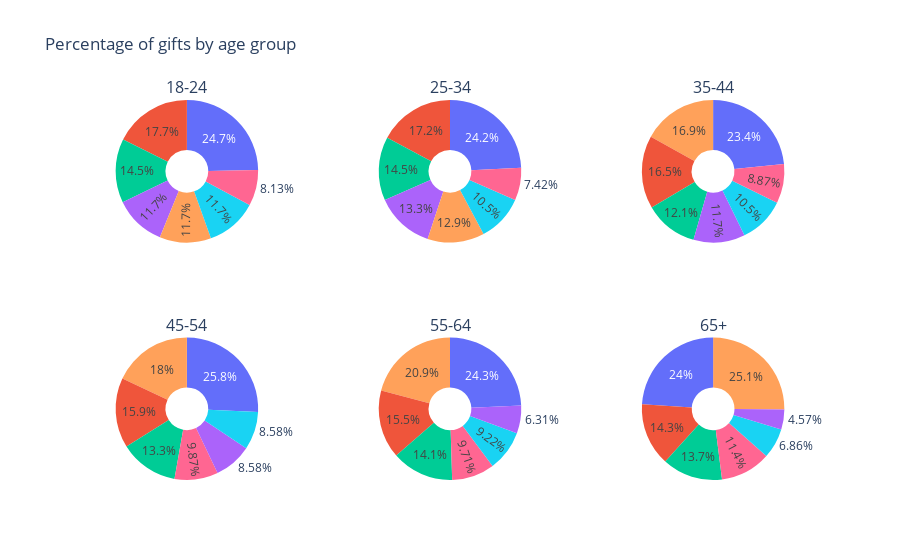

Notebook source saved alongside this figure:
### Markdown cell above
Hier wird analysiert, wie sich die Geschenkausgaben für verschiedene Altersgruppen verteilen. Die Pie-Charts zeigen den prozentualen Anteil der Ausgaben für jede Kategorie in verschiedenen Altersgruppen. Die Kenntnis der altersspezifischen Ausgabegewohnheiten kann Unternehmen dabei unterstützen, Produkte und Angebote zu entwickeln, die besser auf die Bedürfnisse und Vorlieben verschiedener Altersgruppen abgestimmt sind. Außerdem kann hierbei dann auf Verpackungsvorlieben und Design geachtet werden, sodass die richtige Zielgruppe angesprochen wird.

### Code cell
#pie chart

df = pd.read_csv('gifts_age.csv')
df = df.drop(columns=['SpendingCelebrating'])

fig = sp.make_subplots(rows=2, cols=3, subplot_titles=df['Age'].tolist(), specs=[[{'type': 'pie'}, {'type': 'pie'}, {'type': 'pie'}],
                                                                                   [{'type': 'pie'}, {'type': 'pie'}, {'type': 'pie'}]])

for i, age_group in enumerate(df['Age']):
    percentages = df[df['Age'] == age_group].squeeze()[1:]
    fig.add_trace(go.Pie(labels=percentages.index, values=percentages, hole=0.3, name=age_group),
                  row=(i // 3) + 1, col=(i % 3) + 1)

fig.update_layout(title_text='Percentage of gifts by age group', showlegend=False)

fig.show()

### Figure 1 — Plotly figure (JSON) as saved in the notebook; plotly's stock layout.template omitted (floating-point values rounded to 4 significant figures)
{"data": [{"domain": {"x": [0, 0.2889], "y": [0.625, 1]}, "hole": 0.3, "labels": ["Candy", "Flowers", "Jewelry", "GreetingCards", "EveningOut", "Clothing", "GiftCards"], "name": "18-24", "type": "pie", "values": [70, 50, 33, 33, 41, 33, 23]}, {"domain": {"x": [0.3556, 0.6444], "y": [0.625, 1]}, "hole": 0.3, "labels": ["Candy", "Flowers", "Jewelry", "GreetingCards", "EveningOut", "Clothing", "GiftCards"], "name": "25-34", "type": "pie", "values": [62, 44, 34, 33, 37, 27, 19]}, {"domain": {"x": [0.7111, 1], "y": [0.625, 1]}, "hole": 0.3, "labels": ["Candy", "Flowers", "Jewelry", "GreetingCards", "EveningOut", "Clothing", "GiftCards"], "name": "35-44", "type": "pie", "values": [58, 41, 29, 42, 30, 26, 22]}, {"domain": {"x": [0, 0.2889], "y": [0, 0.375]}, "hole": 0.3, "labels": ["Candy", "Flowers", "Jewelry", "GreetingCards", "EveningOut", "Clothing", "GiftCards"], "name": "45-54", "type": "pie", "values": [60, 37, 20, 42, 31, 20, 23]}, {"domain": {"x": [0.3556, 0.6444], "y": [0, 0.375]}, "hole": 0.3, "labels": ["Candy", "Flowers", "Jewelry", "GreetingCards", "EveningOut", "Clothing", "GiftCards"], "name": "55-64", "type": "pie", "values": [50, 32, 13, 43, 29, 19, 20]}, {"domain": {"x": [0.7111, 1], "y": [0, 0.375]}, "hole": 0.3, "labels": ["Candy", "Flowers", "Jewelry", "GreetingCards", "EveningOut", "Clothing", "GiftCards"], "name": "65+", "type": "pie", "values": [42, 25, 8, 44, 24, 12, 20]}], "layout": {"annotations": [{"font": {"size": 16}, "showarrow": false, "text": "18-24", "x": 0.1444, "xanchor": "center", "xref": "paper", "y": 1, "yanchor": "bottom", "yref": "paper"}, {"font": {"size": 16}, "showarrow": false, "text": "25-34", "x": 0.5, "xanchor": "center", "xref": "paper", "y": 1, "yanchor": "bottom", "yref": "paper"}, {"font": {"size": 16}, "showarrow": false, "text": "35-44", "x": 0.8556, "xanchor": "center", "xref": "paper", "y": 1, "yanchor": "bottom", "yref": "paper"}, {"font": {"size": 16}, "showarrow": false, "text": "45-54", "x": 0.1444, "xanchor": "center", "xref": "paper", "y": 0.375, "yanchor": "bottom", "yref": "paper"}, {"font": {"size": 16}, "showarrow": false, "text": "55-64", "x": 0.5, "xanchor": "center", "xref": "paper", "y": 0.375, "yanchor": "bottom", "yref": "paper"}, {"font": {"size": 16}, "showarrow": false, "text": "65+", "x": 0.8556, "xanchor": "center", "xref": "paper", "y": 0.375, "yanchor": "bottom", "yref": "paper"}], "showlegend": false, "title": {"text": "Percentage of gifts by age group"}}}
